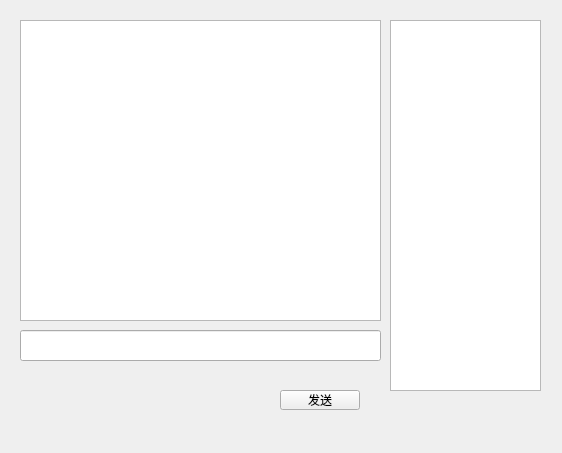
<?xml version="1.0" encoding="UTF-8"?>
<ui version="4.0">
 <class>GroupChat</class>
 <widget class="QWidget" name="GroupChat">
  <property name="geometry">
   <rect>
    <x>0</x>
    <y>0</y>
    <width>562</width>
    <height>453</height>
   </rect>
  </property>
  <property name="windowTitle">
   <string>Form</string>
  </property>
  <widget class="QTextEdit" name="textEdit">
   <property name="geometry">
    <rect>
     <x>20</x>
     <y>20</y>
     <width>361</width>
     <height>301</height>
    </rect>
   </property>
  </widget>
  <widget class="QLineEdit" name="lineEdit">
   <property name="geometry">
    <rect>
     <x>20</x>
     <y>330</y>
     <width>361</width>
     <height>31</height>
    </rect>
   </property>
  </widget>
  <widget class="QPushButton" name="sendButton">
   <property name="geometry">
    <rect>
     <x>280</x>
     <y>390</y>
     <width>80</width>
     <height>20</height>
    </rect>
   </property>
   <property name="text">
    <string>发送</string>
   </property>
  </widget>
  <widget class="QListWidget" name="listWidget">
   <property name="geometry">
    <rect>
     <x>390</x>
     <y>20</y>
     <width>151</width>
     <height>371</height>
    </rect>
   </property>
  </widget>
 </widget>
 <resources/>
 <connections/>
</ui>
